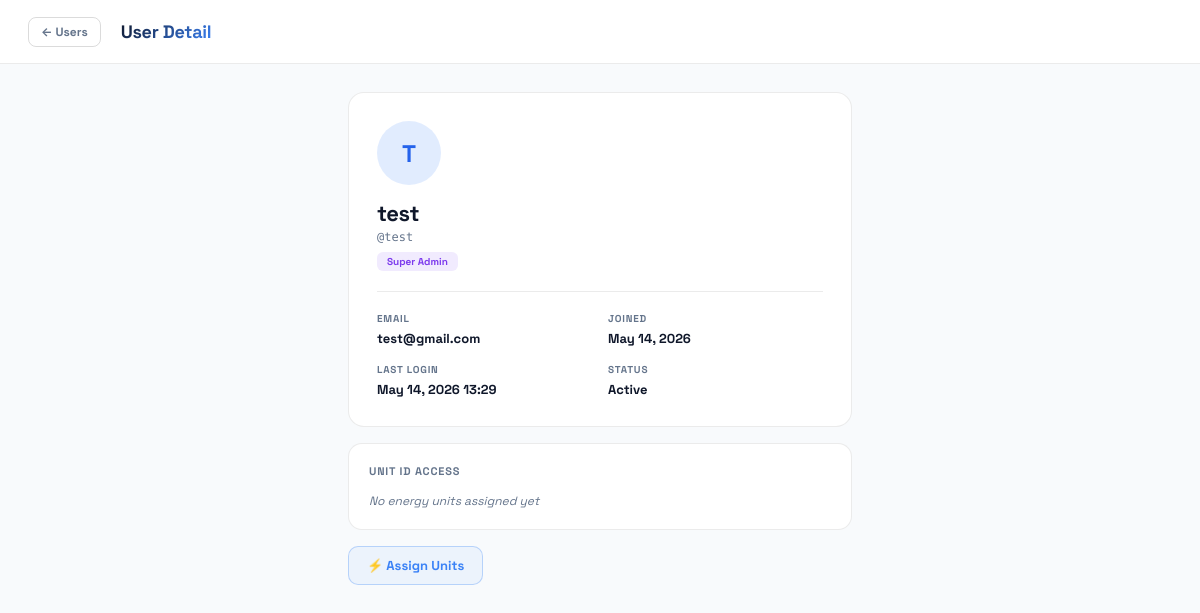
The app's page /users/1/ (signed in), older data.
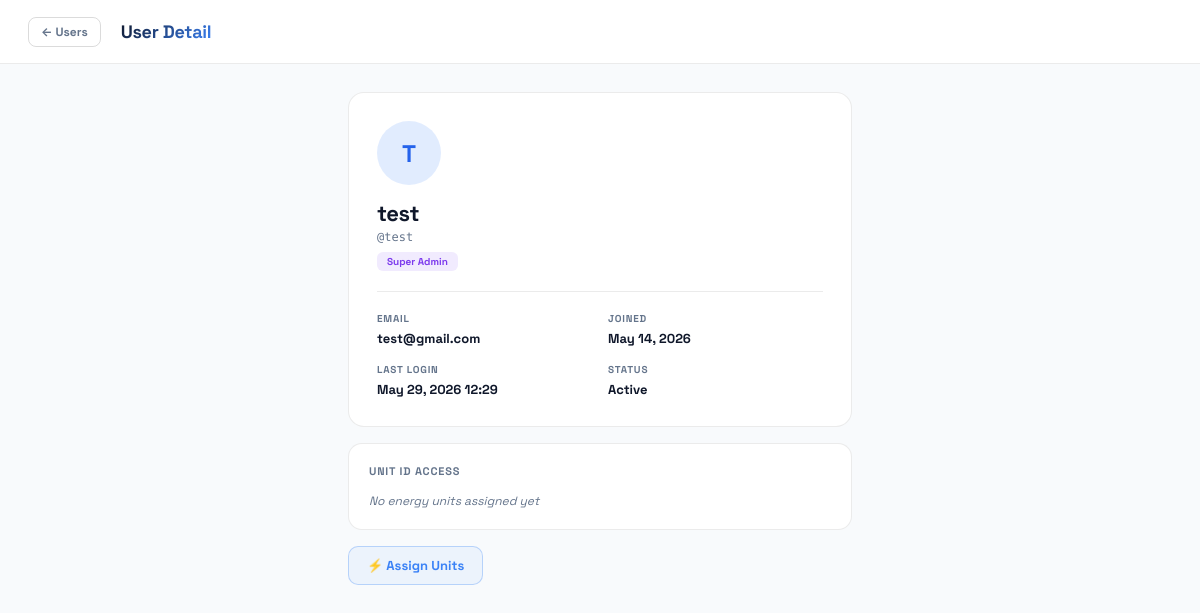
The same page, newer data.
### app1/models.py (models this page shows, shortened)
class User(AbstractUser):
    ROLE_CHOICES = [
        ('superadmin', 'Super Admin'),
        ('admin', 'Admin'),
        ('user', 'User'),
    ]
    role = models.CharField(max_length=20, choices=ROLE_CHOICES, default='user')
    unit_ids = models.JSONField(
        default=list,
        blank=True,
        help_text="List of unit IDs this user has access to"
    )
    created_at = models.DateTimeField(auto_now_add=True)
    updated_at = models.DateTimeField(auto_now=True)
    groups = models.ManyToManyField(
        'auth.Group',
        verbose_name='groups',
        blank=True,
        related_name='app1_user_set',
        related_query_name='app1_user',
    )
    user_permissions = models.ManyToManyField(
        'auth.Permission',
        verbose_name='user permissions',
        blank=True,
        related_name='app1_user_set',
        related_query_name='app1_user',
    )
    class Meta:
        verbose_name = 'User'
        verbose_name_plural = 'Users'
    def is_admin_or_superadmin(self):
        return self.role in ('admin', 'superadmin')

### app1/views.py (the view)
# urls.py: path('users/<int:user_id>/',          views.user_detail,  name='user_detail'),
@admin_required
def user_detail(request, user_id):
    target_user = get_object_or_404(User, pk=user_id)
    return render(request, 'app1/user_detail.html', {'target_user': target_user})

### app1/views.py (called while the page is built)
def admin_required(view_func):
    @wraps(view_func)
    @login_required(login_url='login')
    def wrapper(request, *args, **kwargs):
        if not request.user.is_admin_or_superadmin():
            return HttpResponseForbidden(
                "<h2>403 – Forbidden</h2><p>Admin access required.</p>"
            )
        return view_func(request, *args, **kwargs)
    return wrapper

### app1/templates/app1/user_detail.html (shortened to what this page needs)
<!DOCTYPE html>
<html lang="en">
<head>
</head>
<body>
<header class="topbar">
  <a href="{% url 'user_list' %}" class="back-btn">← Users</a>
  <span class="topbar-title">User Detail</span>
</header>
<div class="content">
  <div class="profile-card">
    <div class="avatar-xl">{{ target_user.username|slice:":1"|upper }}</div>
    <div class="profile-name">{{ target_user.get_full_name|default:target_user.username }}</div>
    <div class="profile-username">@{{ target_user.username }}</div>
    <span class="badge {{ target_user.role }}">{{ target_user.get_role_display }}</span>
    <div class="info-grid">
      <div class="info-item">
        <div class="info-label">Email</div>
        <div class="info-val">{{ target_user.email|default:"—" }}</div>
      </div>
      <div class="info-item">
        <div class="info-label">Joined</div>
        <div class="info-val">{{ target_user.date_joined|date:"M d, Y" }}</div>
      </div>
      <div class="info-item">
        <div class="info-label">Last Login</div>
        <div class="info-val">{{ target_user.last_login|date:"M d, Y H:i"|default:"Never" }}</div>
      </div>
      <div class="info-item">
        <div class="info-label">Status</div>
        <div class="info-val">{% if target_user.is_active %}Active{% else %}Disabled{% endif %}</div>
      </div>
    </div>
  </div>
  <div class="units-section">
    <div class="section-title">Unit ID Access</div>
    {% if target_user.unit_ids %}
      <div class="unit-pills">
        {% for uid in target_user.unit_ids %}
          <span class="unit-pill">⚡ Unit {{ uid }}</span>
        {% endfor %}
      </div>
    {% else %}
      <span class="unit-none">No energy units assigned yet</span>
    {% endif %}
  </div>
  <div class="action-row">
    <a href="{% url 'assign_units' target_user.pk %}" class="act-btn assign">⚡ Assign Units</a>
  </div>
</div>
</body>
</html>

Row changes from the older to the newer data that the page shows:
changed User "test": last_login "May 14, 2026 13:29" → "May 29, 2026 12:29"
